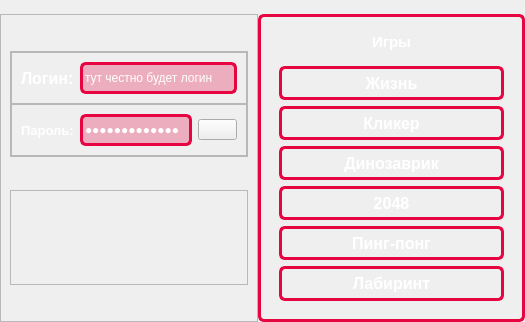
         <widget class="QWidget" name="settings_page">
          <layout class="QHBoxLayout" name="horizontalLayout_16">
           <property name="spacing">
            <number>0</number>
           </property>
           <property name="leftMargin">
            <number>0</number>
           </property>
           <property name="topMargin">
            <number>14</number>
           </property>
           <property name="rightMargin">
            <number>0</number>
           </property>
           <property name="bottomMargin">
            <number>0</number>
           </property>
           <item>
            <widget class="QFrame" name="frame_24">
             <property name="maximumSize">
              <size>
               <width>500</width>
               <height>500</height>
              </size>
             </property>
             <property name="frameShape">
              <enum>QFrame::StyledPanel</enum>
             </property>
             <property name="frameShadow">
              <enum>QFrame::Raised</enum>
             </property>
             <layout class="QVBoxLayout" name="verticalLayout_22">
              <item>
               <widget class="QFrame" name="frame_17">
                <property name="sizePolicy">
                 <sizepolicy hsizetype="Preferred" vsizetype="Maximum">
                  <horstretch>0</horstretch>
                  <verstretch>0</verstretch>
                 </sizepolicy>
                </property>
                <property name="frameShape">
                 <enum>QFrame::StyledPanel</enum>
                </property>
                <property name="frameShadow">
                 <enum>QFrame::Raised</enum>
                </property>
                <layout class="QVBoxLayout" name="verticalLayout_16">
                 <property name="spacing">
                  <number>0</number>
                 </property>
                 <property name="leftMargin">
                  <number>0</number>
                 </property>
                 <property name="topMargin">
                  <number>0</number>
                 </property>
                 <property name="rightMargin">
                  <number>0</number>
                 </property>
                 <property name="bottomMargin">
                  <number>0</number>
                 </property>
                 <item>
                  <widget class="QFrame" name="frame_20">
                   <property name="frameShape">
                    <enum>QFrame::StyledPanel</enum>
                   </property>
                   <property name="frameShadow">
                    <enum>QFrame::Raised</enum>
                   </property>
                   <layout class="QHBoxLayout" name="horizontalLayout_14">
                    <item alignment="Qt::AlignLeft">
                     <widget class="QLabel" name="label_21">
                      <property name="font">
                       <font>
                        <pointsize>12</pointsize>
                        <weight>75</weight>
                        <bold>true</bold>
                       </font>
                      </property>
                      <property name="styleSheet">
                       <string notr="true">color: white</string>
                      </property>
                      <property name="text">
                       <string>Логин:</string>
                      </property>
                     </widget>
                    </item>
                    <item>
                     <widget class="QLineEdit" name="user_login">
                      <property name="sizePolicy">
                       <sizepolicy hsizetype="Expanding" vsizetype="Expanding">
                        <horstretch>0</horstretch>
                        <verstretch>0</verstretch>
                       </sizepolicy>
                      </property>
                      <property name="minimumSize">
                       <size>
                        <width>0</width>
                        <height>32</height>
                       </size>
                      </property>
                      <property name="font">
                       <font>
                        <pointsize>9</pointsize>
                        <weight>50</weight>
                        <bold>false</bold>
                       </font>
                      </property>
                      <property name="styleSheet">
                       <string notr="true">border: 3px solid rgb(230, 5, 64);
border-radius: 6px;
color: white;
background-color: rgba(230, 5, 64, 70)</string>
                      </property>
                      <property name="text">
                       <string>тут честно будет логин</string>
                      </property>
                      <property name="readOnly">
                       <bool>true</bool>
                      </property>
                     </widget>
                    </item>
                   </layout>
                  </widget>
                 </item>
                 <item>
                  <widget class="QFrame" name="frame_21">
                   <property name="frameShape">
                    <enum>QFrame::StyledPanel</enum>
                   </property>
                   <property name="frameShadow">
                    <enum>QFrame::Raised</enum>
                   </property>
                   <layout class="QHBoxLayout" name="horizontalLayout_15">
                    <item alignment="Qt::AlignLeft">
                     <widget class="QLabel" name="label_22">
                      <property name="font">
                       <font>
                        <pointsize>10</pointsize>
                        <weight>75</weight>
                        <bold>true</bold>
                       </font>
                      </property>
                      <property name="styleSheet">
                       <string notr="true">color: white</string>
                      </property>
                      <property name="text">
                       <string>Пароль:</string>
                      </property>
                     </widget>
                    </item>
                    <item>
                     <widget class="QLineEdit" name="user_password">
                      <property name="sizePolicy">
                       <sizepolicy hsizetype="Expanding" vsizetype="Expanding">
                        <horstretch>0</horstretch>
                        <verstretch>0</verstretch>
                       </sizepolicy>
                      </property>
                      <property name="minimumSize">
                       <size>
                        <width>0</width>
                        <height>32</height>
                       </size>
                      </property>
                      <property name="font">
                       <font>
                        <pointsize>9</pointsize>
                        <weight>50</weight>
                        <bold>false</bold>
                       </font>
                      </property>
                      <property name="styleSheet">
                       <string notr="true">border: 3px solid rgb(230, 5, 64);
border-radius: 6px;
color: white;
background-color: rgba(230, 5, 64, 70)</string>
                      </property>
                      <property name="text">
                       <string>сверху правда</string>
                      </property>
                      <property name="echoMode">
                       <enum>QLineEdit::Password</enum>
                      </property>
                      <property name="readOnly">
                       <bool>true</bool>
                      </property>
                     </widget>
                    </item>
                    <item alignment="Qt::AlignRight|Qt::AlignVCenter">
                     <widget class="QPushButton" name="show_password">
                      <property name="sizePolicy">
                       <sizepolicy hsizetype="Minimum" vsizetype="Expanding">
                        <horstretch>0</horstretch>
                        <verstretch>0</verstretch>
                       </sizepolicy>
                      </property>
                      <property name="minimumSize">
                       <size>
                        <width>0</width>
                        <height>0</height>
                       </size>
                      </property>
                      <property name="baseSize">
                       <size>
                        <width>0</width>
                        <height>0</height>
                       </size>
                      </property>
                      <property name="font">
                       <font>
                        <pointsize>8</pointsize>
                       </font>
                      </property>
                      <property name="cursor">
                       <cursorShape>PointingHandCursor</cursorShape>
                      </property>
                      <property name="text">
                       <string/>
                      </property>
                      <property name="icon">
                       <iconset>
                        <normaloff>qt_icons/eye.svg</normaloff>qt_icons/eye.svg</iconset>
                      </property>
                      <property name="iconSize">
                       <size>
                        <width>29</width>
                        <height>30</height>
                       </size>
                      </property>
                     </widget>
                    </item>
                   </layout>
                  </widget>
                 </item>
                </layout>
               </widget>
              </item>
              <item>
               <widget class="QFrame" name="frame_22">
                <property name="sizePolicy">
                 <sizepolicy hsizetype="Preferred" vsizetype="Maximum">
                  <horstretch>0</horstretch>
                  <verstretch>0</verstretch>
                 </sizepolicy>
                </property>
                <property name="minimumSize">
                 <size>
                  <width>0</width>
                  <height>95</height>
                 </size>
                </property>
                <property name="frameShape">
                 <enum>QFrame::StyledPanel</enum>
                </property>
                <property name="frameShadow">
                 <enum>QFrame::Raised</enum>
                </property>
                <layout class="QVBoxLayout" name="verticalLayout_20"/>
               </widget>
              </item>
             </layout>
            </widget>
           </item>
           <item>
            <widget class="QFrame" name="frame_23">
             <property name="sizePolicy">
              <sizepolicy hsizetype="Fixed" vsizetype="Preferred">
               <horstretch>0</horstretch>
               <verstretch>0</verstretch>
              </sizepolicy>
             </property>
             <property name="minimumSize">
              <size>
               <width>267</width>
               <height>0</height>
              </size>
             </property>
             <property name="baseSize">
              <size>
               <width>-9981</width>
               <height>0</height>
              </size>
             </property>
             <property name="styleSheet">
              <string notr="true">border: 3px solid rgb(230, 5, 64);
border-radius: 6px;</string>
             </property>
             <property name="frameShape">
              <enum>QFrame::StyledPanel</enum>
             </property>
             <property name="frameShadow">
              <enum>QFrame::Raised</enum>
             </property>
             <layout class="QVBoxLayout" name="verticalLayout_21">
              <property name="topMargin">
               <number>16</number>
              </property>
              <item>
               <widget class="QLabel" name="label_19">
                <property name="sizePolicy">
                 <sizepolicy hsizetype="Preferred" vsizetype="Fixed">
                  <horstretch>0</horstretch>
                  <verstretch>0</verstretch>
                 </sizepolicy>
                </property>
                <property name="font">
                 <font>
                  <pointsize>11</pointsize>
                  <weight>75</weight>
                  <bold>true</bold>
                 </font>
                </property>
                <property name="styleSheet">
                 <string notr="true">border: none;
color: white</string>
                </property>
                <property name="text">
                 <string>Игры</string>
                </property>
                <property name="alignment">
                 <set>Qt::AlignCenter</set>
                </property>
               </widget>
              </item>
              <item alignment="Qt::AlignTop">
               <widget class="QFrame" name="frame_25">
                <property name="styleSheet">
                 <string notr="true">border: none</string>
                </property>
                <property name="frameShape">
                 <enum>QFrame::StyledPanel</enum>
                </property>
                <property name="frameShadow">
                 <enum>QFrame::Raised</enum>
                </property>
                <layout class="QVBoxLayout" name="verticalLayout_23">
                 <item>
                  <widget class="QPushButton" name="life_button_2">
                   <property name="sizePolicy">
                    <sizepolicy hsizetype="Minimum" vsizetype="Fixed">
                     <horstretch>0</horstretch>
                     <verstretch>0</verstretch>
                    </sizepolicy>
                   </property>
                   <property name="minimumSize">
                    <size>
                     <width>0</width>
                     <height>34</height>
                    </size>
                   </property>
                   <property name="font">
                    <font>
                     <pointsize>12</pointsize>
                     <weight>75</weight>
                     <bold>true</bold>
                    </font>
                   </property>
                   <property name="cursor">
                    <cursorShape>PointingHandCursor</cursorShape>
                   </property>
                   <property name="styleSheet">
                    <string notr="true">color: white;
border: 3px solid rgb(230, 5, 64);
border-radius: 6px;</string>
                   </property>
                   <property name="text">
                    <string>Жизнь</string>
                   </property>
                   <property name="icon">
                    <iconset>
                     <normaloff>qt_icons/heart.svg</normaloff>qt_icons/heart.svg</iconset>
                   </property>
                   <property name="iconSize">
                    <size>
                     <width>23</width>
                     <height>23</height>
                    </size>
                   </property>
                   <property name="flat">
                    <bool>false</bool>
                   </property>
                  </widget>
                 </item>
                 <item>
                  <widget class="QPushButton" name="clicker_button_2">
                   <property name="sizePolicy">
                    <sizepolicy hsizetype="Minimum" vsizetype="Fixed">
                     <horstretch>0</horstretch>
                     <verstretch>0</verstretch>
                    </sizepolicy>
                   </property>
                   <property name="minimumSize">
                    <size>
                     <width>0</width>
                     <height>34</height>
                    </size>
                   </property>
                   <property name="font">
                    <font>
                     <pointsize>12</pointsize>
                     <weight>75</weight>
                     <bold>true</bold>
                    </font>
                   </property>
                   <property name="cursor">
                    <cursorShape>PointingHandCursor</cursorShape>
                   </property>
                   <property name="styleSheet">
                    <string notr="true">color: white;
border: 3px solid rgb(230, 5, 64);
border-radius: 6px;</string>
                   </property>
                   <property name="text">
                    <string>Кликер</string>
                   </property>
                   <property name="icon">
                    <iconset>
                     <normaloff>data/emoji_clicker/apple.png</normaloff>data/emoji_clicker/apple.png</iconset>
                   </property>
                   <property name="iconSize">
                    <size>
                     <width>22</width>
                     <height>22</height>
                    </size>
                   </property>
                  </widget>
                 </item>
                 <item>
                  <widget class="QPushButton" name="dino_button_2">
                   <property name="sizePolicy">
                    <sizepolicy hsizetype="Minimum" vsizetype="Fixed">
                     <horstretch>0</horstretch>
                     <verstretch>0</verstretch>
                    </sizepolicy>
                   </property>
                   <property name="minimumSize">
                    <size>
                     <width>0</width>
                     <height>34</height>
                    </size>
                   </property>
                   <property name="font">
                    <font>
                     <pointsize>12</pointsize>
                     <weight>75</weight>
                     <bold>true</bold>
                    </font>
                   </property>
                   <property name="cursor">
                    <cursorShape>PointingHandCursor</cursorShape>
                   </property>
                   <property name="styleSheet">
                    <string notr="true">color: white;
border: 3px solid rgb(230, 5, 64);
border-radius: 6px;</string>
                   </property>
                   <property name="text">
                    <string>Динозаврик</string>
                   </property>
                   <property name="icon">
                    <iconset>
                     <normaloff>data/data_dino/dino3.png</normaloff>data/data_dino/dino3.png</iconset>
                   </property>
                   <property name="iconSize">
                    <size>
                     <width>23</width>
                     <height>23</height>
                    </size>
                   </property>
                  </widget>
                 </item>
                 <item>
                  <widget class="QPushButton" name="nums_button_2">
                   <property name="minimumSize">
                    <size>
                     <width>0</width>
                     <height>34</height>
                    </size>
                   </property>
                   <property name="font">
                    <font>
                     <pointsize>12</pointsize>
                     <weight>75</weight>
                     <bold>true</bold>
                    </font>
                   </property>
                   <property name="cursor">
                    <cursorShape>PointingHandCursor</cursorShape>
                   </property>
                   <property name="styleSheet">
                    <string notr="true">color: white;
border: 3px solid rgb(230, 5, 64);
border-radius: 6px;</string>
                   </property>
                   <property name="text">
                    <string>2048</string>
                   </property>
                   <property name="icon">
                    <iconset>
                     <normaloff>qt_icons/2048.png</normaloff>qt_icons/2048.png</iconset>
                   </property>
                   <property name="iconSize">
                    <size>
                     <width>32</width>
                     <height>28</height>
                    </size>
                   </property>
                  </widget>
                 </item>
                 <item>
                  <widget class="QPushButton" name="ping_pong_button_2">
                   <property name="minimumSize">
                    <size>
                     <width>0</width>
                     <height>34</height>
                    </size>
                   </property>
                   <property name="font">
                    <font>
                     <pointsize>12</pointsize>
                     <weight>75</weight>
                     <bold>true</bold>
                    </font>
                   </property>
                   <property name="cursor">
                    <cursorShape>PointingHandCursor</cursorShape>
                   </property>
                   <property name="styleSheet">
                    <string notr="true">color: white;
border: 3px solid rgb(230, 5, 64);
border-radius: 6px;</string>
                   </property>
                   <property name="text">
                    <string>Пинг-понг</string>
                   </property>
                   <property name="icon">
                    <iconset>
                     <normaloff>qt_icons/ping-pong.png</normaloff>qt_icons/ping-pong.png</iconset>
                   </property>
                   <property name="iconSize">
                    <size>
                     <width>21</width>
                     <height>30</height>
                    </size>
                   </property>
                  </widget>
                 </item>
                 <item>
                  <widget class="QPushButton" name="maze_button_2">
                   <property name="minimumSize">
                    <size>
                     <width>0</width>
                     <height>35</height>
                    </size>
                   </property>
                   <property name="font">
                    <font>
                     <pointsize>12</pointsize>
                     <weight>75</weight>
                     <bold>true</bold>
                    </font>
                   </property>
                   <property name="cursor">
                    <cursorShape>PointingHandCursor</cursorShape>
                   </property>
                   <property name="styleSheet">
                    <string notr="true">color: white;
border: 3px solid rgb(230, 5, 64);
border-radius: 6px;</string>
                   </property>
                   <property name="text">
                    <string>Лабиринт</string>
                   </property>
                   <property name="icon">
                    <iconset>
                     <normaloff>qt_icons/maze.png</normaloff>qt_icons/maze.png</iconset>
                   </property>
                  </widget>
                 </item>
                </layout>
               </widget>
              </item>
             </layout>
            </widget>
           </item>
          </layout>
         </widget>
